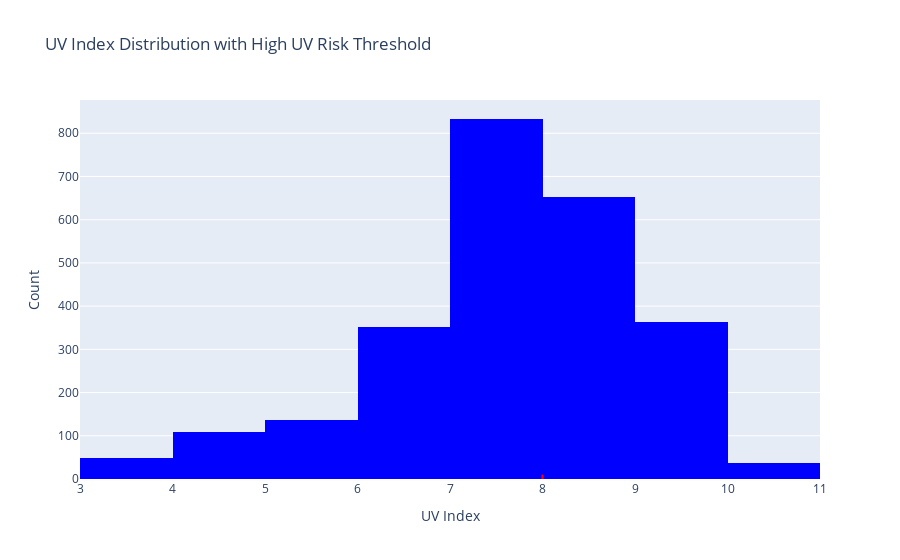

Notebook source saved alongside this figure:
### Markdown cell above
<h3>UV Index Distribution with High UV Risk Threshold</h3>

### Code cell
fig = go.Figure()
fig.add_trace(go.Histogram(x=df['uvindex'],name='UV Index',xbins=dict(start=0,end=15,size=1,),marker_color='blue',))
fig.add_shape(go.layout.Shape(type='line',x0=8,x1=8,y0=0,y1=10,line=dict(color='red', width=2, dash='dash'),name='High UV Risk Threshold'))
fig.update_layout(title='UV Index Distribution with High UV Risk Threshold',xaxis_title='UV Index',yaxis_title='Count',)
fig.show()
fig.write_html("Sylhet_UV_Index_Distribution.html")

### Figure 1 — Plotly figure (JSON) as saved in the notebook; plotly's stock layout.template omitted (floating-point values rounded to 4 significant figures; data arrays with more than 128 entries replaced by an {"elided": "..."} marker saying what was removed)
{"data": [{"marker": {"color": "blue"}, "name": "UV Index", "type": "histogram", "x": {"elided": "2535 int values"}, "xbins": {"end": 15, "size": 1, "start": 0}}], "layout": {"autosize": true, "shapes": [{"line": {"color": "red", "dash": "dash", "width": 2}, "name": "High UV Risk Threshold", "type": "line", "x0": 8, "x1": 8, "y0": 0, "y1": 10}], "title": {"text": "UV Index Distribution with High UV Risk Threshold"}, "xaxis": {"autorange": true, "range": [3, 11], "title": {"text": "UV Index"}, "type": "linear"}, "yaxis": {"autorange": true, "range": [-4.9, 877.1], "title": {"text": "Count"}}}}
